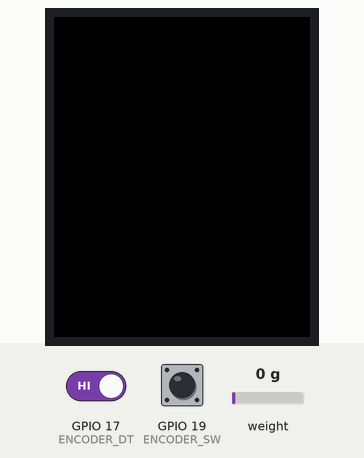
A program run on a simulated ESP32. Parts: 160×128 colour display. The inputs (shaded band) are chosen by the test bench; at power-on: weight on the scale 0 g, GPIO 19 (ENCODER_SW) HIGH, GPIO 17 (ENCODER_DT) HIGH. EEPROM starts erased; what the program prints to the serial monitor is not drawn.

Above: at 1.3 s.
1.4 s: weight on the scale set to 2 g
At 4.3 s:
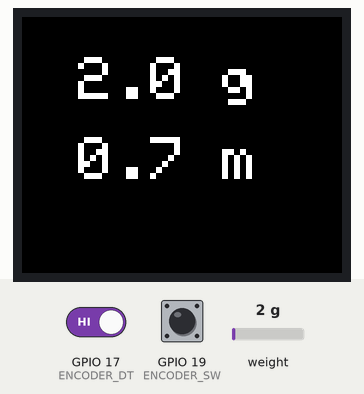
4.5 s: GPIO 19 (ENCODER_SW) driven LOW
At 5.9 s:
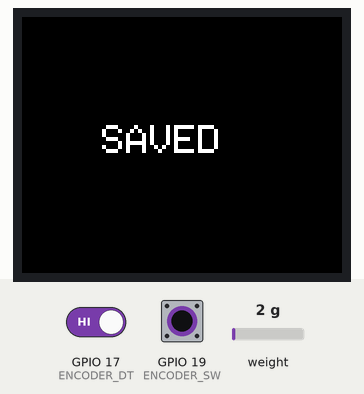
7.6 s: weight on the scale set to 100 g
At 8.4 s:
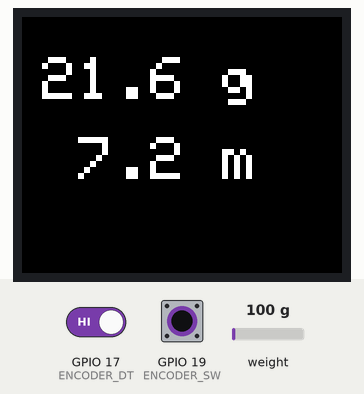
10.0 s: weight on the scale set to 1250 g
At 10.76 s:
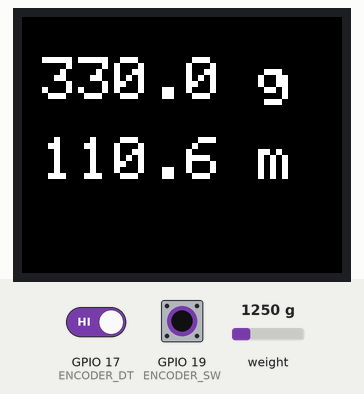
12.5 s: GPIO 19 (ENCODER_SW) pulsed HIGH 2 times (0.12 s each, 0.3 s apart)
At 13.9 s:
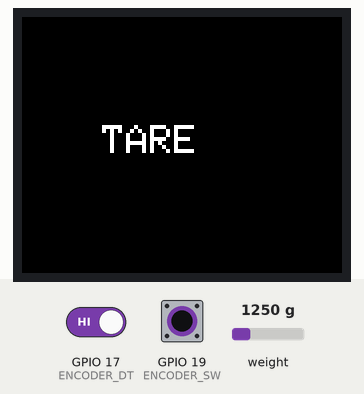
16.2 s: weight on the scale set to 2500 g
At 20.4 s:
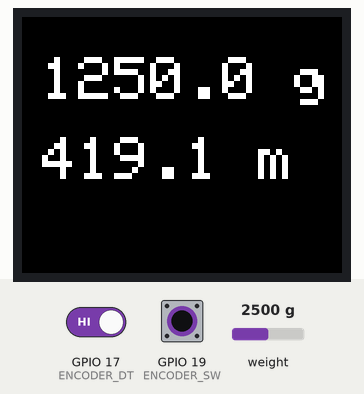
Timing chart, 0 to 21.9 s (numbered marks = the images above; inputs shaded):
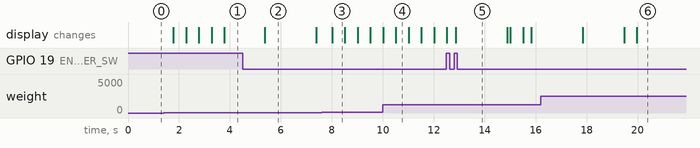

The program:

main.cpp
```cpp
#include "HX711.h"
#include <Adafruit_GFX.h>
#include <Adafruit_ST7735.h>
#include <SPI.h>
#include <OneButton.h>
#include <Preferences.h>
  #include <nvs_flash.h>

// HX711 pins
#define DT  32
#define SCK 33

HX711 scale;

// Pin definitions for the rotary encoder (ESP32)
#define ENCODER_CLK 16
#define ENCODER_DT 17
#define ENCODER_SW 19

// Pin definitions for the ST7735 (ESP32)
#define TFT_CS     5
#define TFT_RST    15
#define TFT_DC     2
#define TFT_MOSI   23
#define TFT_SCK    18

int ticks = 0;

volatile int calibrationFactor = -1198; // adjustable with encoder
volatile long calibrationOffset = 55076;
volatile long lastEncoderCLK = LOW;
volatile bool tareRequested = false;

// Debounce variables
unsigned long lastDebounceTime = 0;
const unsigned long debounceDelay = 4; // milliseconds

// Preferences namespace and key for storing empty spool weight
#define PREFERENCES_NAMESPACE "storage"
#define EMPTY_SPOOL_WEIGHT_KEY "mtsw"
Preferences preferences;

// TFT display setup
Adafruit_ST7735 tft = Adafruit_ST7735(TFT_CS, TFT_DC, TFT_MOSI, TFT_SCK, TFT_RST);

// Filament details
int empty_spool_weight = 250; // in grams (default value)
const float filament_density = 1.24;    // in g/cm^3 for PLA (adjust for your material)
const float filament_diameter = 1.75;   // in mm

// Threshold values for display updates
const float weightThreshold = 0.3;
const float lengthThreshold = 0.1;

static float lastWeight = -1.0;
static float lastLength = -1.0;
static float lastSpoolWeight = -1.0;

// Rolling average variables
const int rollingAverageSize = 5;
float weightBuffer[rollingAverageSize];
int bufferIndex = 0;

unsigned long lastSerialUpdate = 0; // Timer variable to track the last update time
unsigned long lastDisplayUpdate = 0; // Timer variable to track the last display update

// Configurable variable for timer interval
const unsigned long weightReadInterval = 500; // milliseconds (0.5 seconds)
const unsigned long blankScreenDelay = 30000; // milliseconds (30 seconds)

// Function to calculate filament length
float calculateFilamentLength(float weight) {
  float radius_cm = (filament_diameter / 20.0); // mm → cm, then /2 for radius
  float area_cm2 = PI * radius_cm * radius_cm;
  float volume_cm3 = weight / filament_density;
  float res = volume_cm3 / area_cm2 / 100;  // length in m
  if (res < 0) {
    return 0;
  }
  return res;
}

void IRAM_ATTR encoderISR() {
  // Handle the encoder state change
  static long lastStateA = HIGH;
  static long lastStateB = HIGH;

  long currentStateA = digitalRead(ENCODER_CLK);
  long currentStateB = digitalRead(ENCODER_DT);
  if ((currentStateA != lastStateA) || (currentStateB != lastStateB)) {
    if ((currentStateA == LOW) && (lastStateA == HIGH)) {
      if (currentStateB == LOW) {
        empty_spool_weight--; // Clockwise rotation
      } else {
        empty_spool_weight++; // Counterclockwise rotation
      }
    }

    lastDebounceTime = millis();
  }

  lastStateA = currentStateA;
  lastStateB = currentStateB;
}

void handleSingleClick() {
  tft.fillScreen(ST7735_BLACK); // Clear the screen
  tft.setTextSize(2);
  tft.setTextColor(ST7735_WHITE);
  tft.setCursor(tft.width() / 2 - 40, tft.height() / 2 - 10);
  tft.println("TARE"); // Display "TARE" in the center of the screen

  scale.tare(); // Tare the scale

  delay(1000); // Wait for 1 second

  tft.fillScreen(ST7735_BLACK); // Clear the screen after 1 second
}

void handleLongPress() {
    preferences.begin(PREFERENCES_NAMESPACE, false);

  if (preferences.putInt(EMPTY_SPOOL_WEIGHT_KEY, empty_spool_weight)) {
    preferences.end();
    Serial.println("Saved empty spool weight: " + String(empty_spool_weight) + " g"); // Save to Preferences

    tft.fillScreen(ST7735_BLACK); // Clear the screen
    tft.setTextSize(2);
    tft.setTextColor(ST7735_WHITE);
    tft.setCursor(tft.width() / 2 - 40, tft.height() / 2 - 10);
    tft.println("SAVED"); // Display "SAVED" in the center of the screen

    delay(2000); // Wait for 2 seconds

    tft.fillScreen(ST7735_BLACK); // Clear the screen after 2 seconds
  } else {
    preferences.end();
    Serial.println("Failed to save empty spool weight");
  }
}

void loadEmptySpoolWeight() {
  if (preferences.isKey(EMPTY_SPOOL_WEIGHT_KEY)) {
    empty_spool_weight = preferences.getInt(EMPTY_SPOOL_WEIGHT_KEY, 250); // Load from Preferences
    Serial.println("Loaded empty spool weight: " + String(empty_spool_weight) + " g");
  } else {
    empty_spool_weight = 250; // Default value
    Serial.println("No saved empty spool weight found, using default: " + String(empty_spool_weight) + " g");
  }
  //Serial.println("Loaded empty spool weight: " + String(empty_spool_weight) + " g");
}

OneButton button(ENCODER_SW, true);

unsigned long lastWeightReadTime = millis(); // Declare and initialize lastWeightReadTime
unsigned long lastButtonTickTime = 0; // Timer variable to track the last button tick time

void setup() {
  Serial.begin(115200);
  esp_err_t err = nvs_flash_init();
  if (err == ESP_ERR_NVS_NO_FREE_PAGES || err == ESP_ERR_NVS_NEW_VERSION_FOUND) {
      Serial.println("Erasing NVS...");
      nvs_flash_erase();
      nvs_flash_init();
  }
  Serial.println("NVS initialized.");

//Preferences preferences;

  // HX711 init
  scale.begin(DT, SCK);
  // Encoder pins
  pinMode(ENCODER_CLK, INPUT_PULLUP);
  pinMode(ENCODER_DT, INPUT_PULLUP);
  pinMode(ENCODER_SW, INPUT_PULLUP);
  attachInterrupt(digitalPinToInterrupt(ENCODER_DT), encoderISR, CHANGE);
  scale.set_scale(calibrationFactor); // start with default
  scale.set_offset(calibrationOffset);
  lastWeightReadTime = millis(); // Initialize lastWeightReadTime

  preferences.begin(PREFERENCES_NAMESPACE, false);
  empty_spool_weight = preferences.getInt(EMPTY_SPOOL_WEIGHT_KEY, 0);
  //loadEmptySpoolWeight(); // Load empty_spool_weight from Preferences
  Serial.println("Loaded empty spool weight: " + String(empty_spool_weight) + " g");
  preferences.end();
  lastSpoolWeight = empty_spool_weight;
  // Initialize TFT display
  tft.initR(INITR_BLACKTAB);  // Initialize a ST7735S chip, black tab
  tft.setRotation(1);         // Rotate the screen by 270 degrees
  tft.fillScreen(ST7735_BLACK);
  tft.setTextColor(ST7735_WHITE);

  // Initialize weight buffer
  for (int i = 0; i < rollingAverageSize; i++) {
    weightBuffer[i] = 0.0;
  }

  lastWeightReadTime = millis(); // Initialize the last weight read time
  lastDisplayUpdate = millis(); // Initialize the last display update time

  // Attach button events
  button.attachClick(handleSingleClick);
  button.attachLongPressStart(handleLongPress);
  Serial.println("Setup complete.");
}

void loop() {
  unsigned long currentTime = millis();

    button.tick();
  // --- Read weight ---
  if (currentTime - lastWeightReadTime >= weightReadInterval) {
    if (scale.is_ready()) {
      //Serial.println("HX711 ready");
      float newWeight = scale.get_units(1); // average of 5 reads

      // Add new weight to buffer and calculate average
      weightBuffer[bufferIndex] = newWeight;
      bufferIndex = (bufferIndex + 1) % rollingAverageSize;
      float totalWeight = 0.0;
      for (int i = 0; i < rollingAverageSize; i++) {
        totalWeight += weightBuffer[i];
      }
      float averageWeight = (totalWeight / rollingAverageSize) - empty_spool_weight; // Subtract empty spool weight
//Serial.print("Average Weight: ");
//Serial.println(averageWeight);
      // Calculate filament length
      float filamentLength = calculateFilamentLength(averageWeight);
//Serial.print("Filament Length: ");
//Serial.println(filamentLength);
      if (averageWeight <= 0) {
        tft.fillScreen(ST7735_BLACK); // Clear the screen if weight is negative
        //Serial.println("NO WEIGHT");
        lastWeight = -1.0; // Reset lastWeight to force update when weight is positive again
        lastLength = -1.0; // Reset lastLength to force update when length is positive again
      } else {

        // Update display only when necessary
        if (abs(averageWeight - lastWeight) > weightThreshold) {
          tft.fillRect(10, 20, tft.width(), 40, ST7735_BLACK); // Clear the area where weight is displayed
          tft.setTextSize(3);
          tft.setCursor(10, 20);
          char buf[16];
          snprintf(buf, sizeof(buf), "%4.1f g", averageWeight);
          tft.print(buf);
          lastWeight = averageWeight;
          Serial.println("WEIGHT");
        }
        if (abs(filamentLength - lastLength) > lengthThreshold) {
          Serial.print("LENGTH ");
          Serial.println(abs(filamentLength - lastLength));
          tft.fillRect(10, 60, tft.width(), 40, ST7735_BLACK); // Clear the area where filament length is displayed
          tft.setTextSize(3);
          tft.setCursor(10, 60);
          char buf2[16];
          snprintf(buf2, sizeof(buf2), "%4.1f m", filamentLength);
          tft.print(buf2);
          lastLength = filamentLength;
        }
      }

      // Check if one second has passed since the last update
      if (currentTime - lastSerialUpdate >= 1000) {
        Serial.printf("Weight: %.1f g, Length: %.2f m %d g spool\n", averageWeight, filamentLength, empty_spool_weight);
        lastSerialUpdate = currentTime;
      }


  } else {
    //Serial.print("HX711 not ready: ");
  }
 lastWeightReadTime = currentTime; // Update the last weight read time
  // Display empty spool weight if it has changed
  if (empty_spool_weight != lastSpoolWeight) {
    tft.fillRect(0, 120, tft.width(), 20, ST7735_BLACK); // Clear the area where spool weight is displayed
    tft.setTextSize(1); // Set text size to 1
    char buf3[16];
    snprintf(buf3, sizeof(buf3), " Spool: %d g", empty_spool_weight);
    tft.setCursor(0, 120);
    tft.print(buf3);
    lastSpoolWeight = empty_spool_weight;
  }

  // Blank the screen if it goes for 30 seconds without being updated
  if (currentTime - lastDisplayUpdate > blankScreenDelay) {
    tft.fillScreen(ST7735_BLACK); // Clear the screen
    Serial.println("BLANK SCREEN");
    lastDisplayUpdate = currentTime; // Reset the display update time
  }
}
}
```

Measured:
- the behaviour switches between 0 and 1 g on weight on the scale (found by bisection; images 0 and 1)
- after the input at 1.4 s, the display: first changes after 0.38 s (image 1 shows a later state)
- after the input at 4.5 s, the display: changes after 0.87 s (image 2)
- after the input at 7.6 s, the display: changes after 0.41 s (image 3)
- after the input at 10.0 s, the display: first differs from a run without the input after 0.51 s (image 4)
- after the input at 12.5 s, the display: first differs from a run without the input after 0.37 s (image 5)
- what the display in image 2 shows lasts 2.0 s, from 5.4 s to 7.4 s
